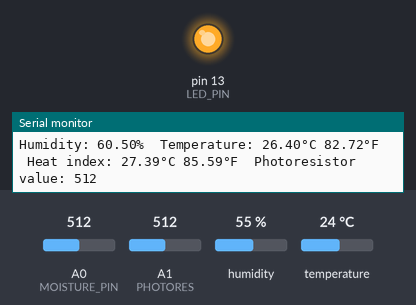
Bench run of a sketch on a simulated Arduino Uno, built with avr-gcc and run on an emulated ATmega328P. Shown: output pins drawn as LEDs (lit = HIGH), the last lines printed to the serial monitor. Inputs (shaded band) come from the test bench; at power-on: A0 (MOISTURE_PIN) = 512, A1 (PHOTORES) = 512, humidity 55 %, temperature 24 °C.

Above: at 4.9 s.
5.0 s: A0 (MOISTURE_PIN) set to 791
8.3 s: A0 (MOISTURE_PIN) set to 811
At 11.7 s:
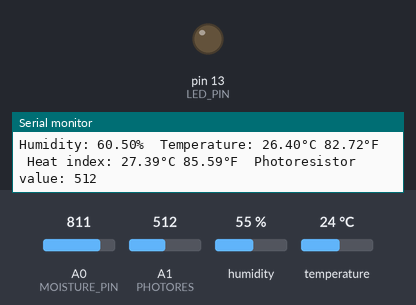
12.2 s: A0 (MOISTURE_PIN) set to 790
At 15.2 s:
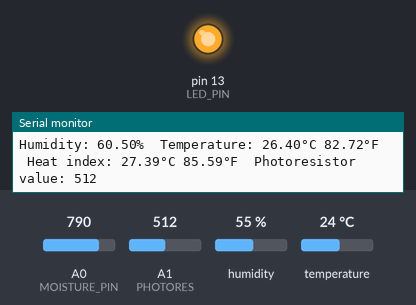
Timing chart, 0 to 16.7 s (numbered marks = the images above; inputs shaded):
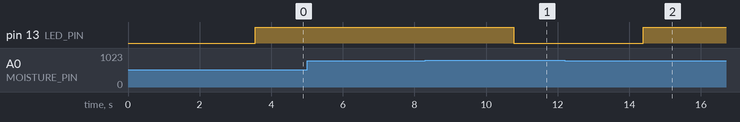

Measured:
- the behaviour switches between 799 and 800 on A0 (MOISTURE_PIN) (found by bisection; images 0 and 1)
- after the input at 8.3 s, pin 13 (LED_PIN): HIGH → LOW after 2.5 s
- after the input at 12.2 s, pin 13 (LED_PIN): LOW → HIGH after 2.2 s

The sketch:

env_moisture_sensors.ino
```cpp
/*MDS202 Environmental Sensor Code
Written on 6/11/2024
Written by: Michael Fang, Theo Mitz, Iman Noorani*/

#include "DHT.h"

#define DHTPIN 2     // Digital pin connected to the DHT sensor
#define PHOTORES A1
#define DHTTYPE DHT11   // DHT 11
#define MOISTURE_PIN 0  //moisutre sensor connected to A0
#define LED_PIN 13      //pin assignment for LED
#define MOISTURE_LED_THRESHOLD 800 //threshold for turning on/off led for moisture

// Initialize DHT sensor.
DHT dht(DHTPIN, DHTTYPE);

int light_val; //reading of light from photoresistor

void setup() {
  pinMode(MOISTURE_PIN, INPUT);
  pinMode(LED_PIN, OUTPUT);
  Serial.begin(9600);
  dht.begin();
}

void loop() {
  // Wait a few seconds between measurements.
  delay(500);
  // Reading temperature or humidity takes about 250 milliseconds!
  // Sensor readings may also be up to 2 seconds 'old' (its a very slow sensor)
  float h = dht.readHumidity();
  // Read temperature as Celsius (the default)
  float t = dht.readTemperature();
  // Read temperature as Fahrenheit (isFahrenheit = true)
  float f = dht.readTemperature(true);


  // Check if any reads failed and exit early (to try again).
  if (isnan(h) || isnan(t) || isnan(f)) {
    Serial.println(F("Failed to read from DHT sensor!"));
    return;
  }

  int m=0; //value for moisture sensor readings/avg calculations

  for (int i = 0; i < 10; i++) {
    delay(300);
    // Reading temperature or humidity takes about 250 milliseconds!
    // Sensor readings may also be up to 2 seconds 'old' (its a very slow sensor)
    h += dht.readHumidity();
    // Read temperature as Celsius (the default)
    t += dht.readTemperature();
    // Read temperature as Fahrenheit (isFahrenheit = true)
    f += dht.readTemperature(true);
    //read moisture sensor
    m += analogRead(MOISTURE_PIN);
  }


  h = h/10;
  t = t/10;
  f = f/10;
  m = m/10;

  // Compute heat index in Fahrenheit (the default)
  float hif = dht.computeHeatIndex(f, h);
  // Compute heat index in Celsius (isFahreheit = false)
  float hic = dht.computeHeatIndex(t, h, false);
  // read light value from photoresistor
  light_val = analogRead(PHOTORES);

  if(analogRead(MOISTURE_PIN) < MOISTURE_LED_THRESHOLD) {
    digitalWrite(LED_PIN, HIGH);
  }
  else {
      digitalWrite(LED_PIN, LOW);
  }

  //calculate average value for moisture probe readings
  Serial.print("Soil moisture (avg): ");
  Serial.println(m);
  Serial.print(F("Humidity: "));
  Serial.print(h);
  Serial.print(F("%  Temperature: "));
  Serial.print(t);
  Serial.print(F("°C "));
  Serial.print(f);
  Serial.print(F("°F  Heat index: "));
  Serial.print(hic);
  Serial.print(F("°C "));
  Serial.print(hif);
  Serial.print(F("°F  "));
  Serial.print("Photoresistor value: ");
  Serial.println(light_val);
}
```
